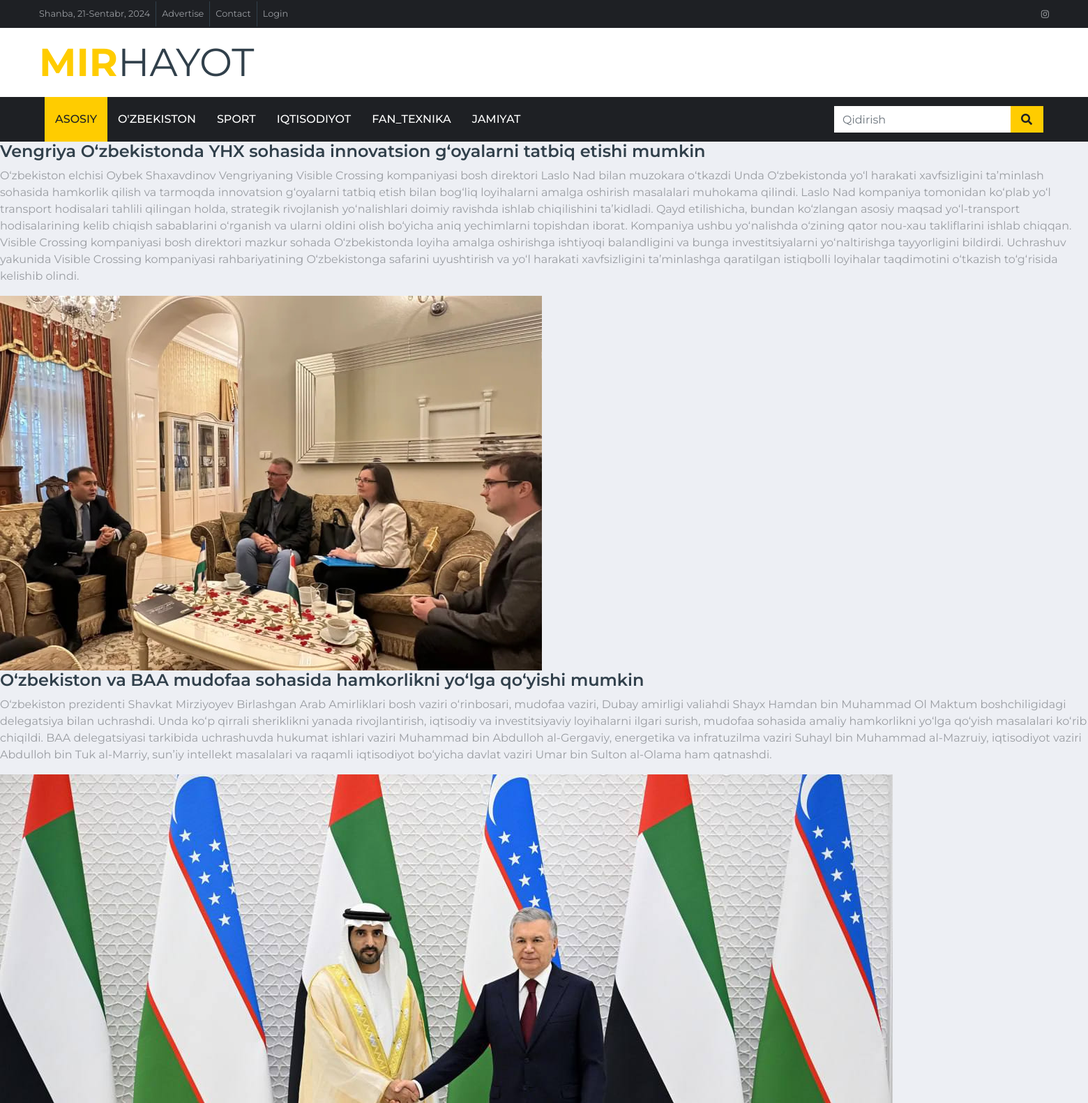
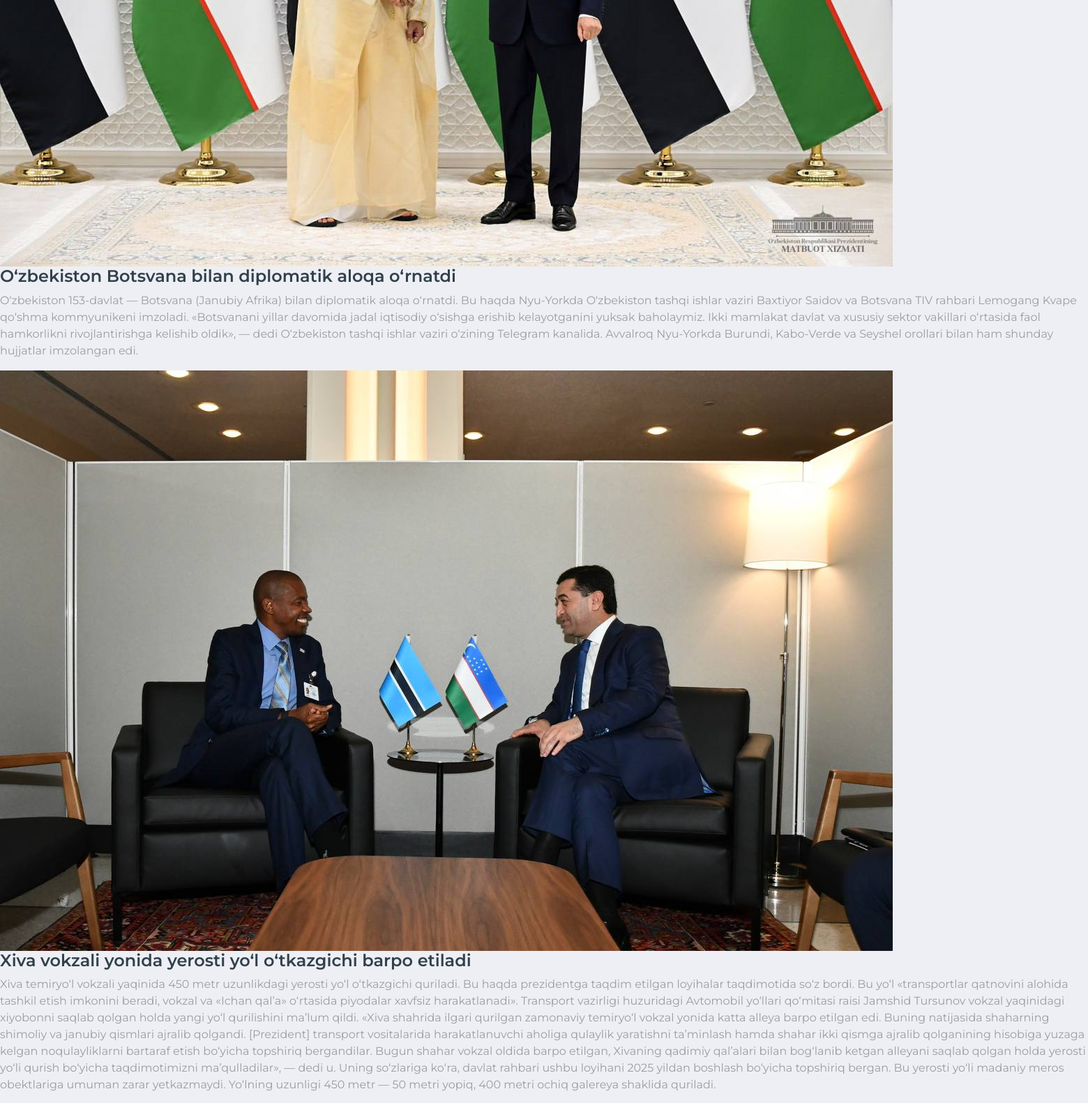
Page /news/ (upper part) on the committed database (2 pictures, top to bottom).
### news_app/models.py (models this page shows, shortened)
class News(models.Model):
    class Status(models.TextChoices):
        DRAFT = 'DF', 'Draft'
        Published = 'PB', 'Published'
    title = models.CharField(max_length=300)
    slug = models.SlugField(max_length=300)
    body = models.TextField()
    image = models.ImageField(upload_to='news/images')
    category = models.ForeignKey(Category, on_delete=models.CASCADE)
    publish_time = models.DateTimeField(default=timezone.now())
    created_time = models.DateTimeField(auto_now_add=True)
    updated_time = models.DateTimeField(auto_now=True)
    status = models.CharField(max_length=2,
                              choices=Status.choices,
                              default=Status.DRAFT)
    objects = models.Manager()
    published = PublishedManager()
    class Meta:
        ordering = ["-publish_time"]

### news_app/views.py (the view)
# urls.py: path("news/", news_list, name='news_all'),
def news_list(request):
    news_list = News.objects.filter(status=News.Status.Published)
    context = {'news_list': news_list}
    return render(request, "news/news_list.html", context=context)

### templates/news/news_list.html
{% extends 'news/base.html' %}
{% load static %}
{% block content%}
    {% for news in news_list %}
    <h4>{{  news.title }}</h4>
    <p>{{ news.body }}</p>
    <img src="{{ news.image.url}}">
    {% endfor %}
{% endblock content %}

### templates/news/base.html (shortened to what this page needs)
{% load static %}
<!DOCTYPE html>
<html lang="en">
<head>
    <link href="https://cdnjs.cloudflare.com/ajax/libs/font-awesome/5.15.0/css/all.min.css" rel="stylesheet">
    <link href="{% static 'lib/owlcarousel/assets/owl.carousel.min.css' %}" rel="stylesheet">
    <link href="{%static 'css/style.css' %}" rel="stylesheet">
</head>
<body>
    <div class="container-fluid d-none d-lg-block">
        <div class="row align-items-center bg-dark px-lg-5">
            <div class="col-lg-9">
                <nav class="navbar navbar-expand-sm bg-dark p-0">
                    <ul class="navbar-nav ml-n2">
                        <li class="nav-item border-right border-secondary">
                            <a class="nav-link text-body small" href="#">Shanba, 21-Sentabr, 2024</a>
                        </li>
                        <li class="nav-item border-right border-secondary">
                            <a class="nav-link text-body small" href="#">Advertise</a>
                        </li>
                        <li class="nav-item border-right border-secondary">
                            <a class="nav-link text-body small" href="#">Contact</a>
                        </li>
                        <li class="nav-item">
                            <a class="nav-link text-body small" href="#">Login</a>
                        </li>
                    </ul>
                </nav>
            </div>
            <div class="col-lg-3 text-right d-none d-md-block">
                <nav class="navbar navbar-expand-sm bg-dark p-0">
                    <ul class="navbar-nav ml-auto mr-n2">
                        <li class="nav-item">
                            <a class="nav-link text-body" href="htttps://www.instagram.com/_mirhayot_" target="_blank"><small class="fab fa-instagram"></small></a>
                        </li>
                    </ul>
                </nav>
            </div>
        </div>
        <div class="row align-items-center bg-white py-3 px-lg-5">
            <div class="col-lg-4">
                <a href="index.html" class="navbar-brand p-0 d-none d-lg-block">
                    <h1 class="m-0 display-4 text-uppercase text-primary">Mir<span class="text-secondary font-weight-normal">hayot</span></h1>
                </a>
            </div>
        </div>
    </div>
    <div class="container-fluid p-0">
        <nav class="navbar navbar-expand-lg bg-dark navbar-dark py-2 py-lg-0 px-lg-5">
            <div class="collapse navbar-collapse justify-content-between px-0 px-lg-3" id="navbarCollapse">
                <div class="navbar-nav mr-auto py-0">
                    <a href="{% url 'homepage' %}" class="nav-item nav-link active">Asosiy</a>
                    <a href="{% url 'uzbekistan' %}" class="nav-item nav-link ">O'zbekiston</a>
                    <a href="{% url 'sport' %}" class="nav-item nav-link">Sport</a>
                    <a href="{% url 'iqtisodiyot' %}" class="nav-item nav-link">Iqtisodiyot</a>
                    <a href="{% url 'fan_texnika' %}" class="nav-item nav-link">Fan_texnika</a>
                    <a href="{% url 'jamiyat' %}" class="nav-item nav-link">Jamiyat</a>
                </div>
                <div class="input-group ml-auto d-none d-lg-flex" style="width: 100%; max-width: 300px;">
                    <input type="text" class="form-control border-0" placeholder="Qidirish">
                    <div class="input-group-append">
                        <button class="input-group-text bg-primary text-dark border-0 px-3"><i
                                class="fa fa-search"></i></button>
                    </div>
                </div>
            </div>
        </nav>
    </div>
{% block content %}
{% endblock content %}
</body>
</html>

### rows in the picture
News: title "Vengriya O‘zbekistonda YHX sohasida innovatsion g‘oyalarni tatbiq etishi mumkin", body "O‘zbekiston elchisi Oybek Shaxavdinov Vengriyaning Visible Crossing kompaniyasi bosh direktori Laslo Nad bilan muzokara o‘tkazdi Unda O‘zbekistonda yo‘l harakati xavfsizligini ta’minlash sohasida hamkorlik qilish va tarmoqda innovatsion g‘oyalarni tatbiq etish bilan bog‘liq loyihalarni amalga oshirish masalalari muhokama qilindi. Laslo Nad kompaniya tomonidan ko‘plab yo‘l transport hodisalari tahlili qilingan holda, strategik rivojlanish yo‘nalishlari doimiy ravishda ishlab chiqilishini ta’kidladi. Qayd etilishicha, bundan ko‘zlangan asosiy maqsad yo‘l-transport hodisalarining kelib chiqish sabablarini o‘rganish va ularni oldini olish bo‘yicha aniq yechimlarni topishdan iborat. Kompaniya…", image (picture)
News: title "O‘zbekiston va BAA mudofaa sohasida hamkorlikni yo‘lga qo‘yishi mumkin", body "O‘zbekiston prezidenti Shavkat Mirziyoyev Birlashgan Arab Amirliklari bosh vaziri o‘rinbosari, mudofaa vaziri, Dubay amirligi valiahdi Shayx Hamdan bin Muhammad Ol Maktum boshchiligidagi delegatsiya bilan uchrashdi. Unda ko‘p qirrali sheriklikni yanada rivojlantirish, iqtisodiy va investitsiyaviy loyihalarni ilgari surish, mudofaa sohasida amaliy hamkorlikni yo‘lga qo‘yish masalalari ko‘rib chiqildi. BAA delegatsiyasi tarkibida uchrashuvda hukumat ishlari vaziri Muhammad bin Abdulloh al-Gergaviy, energetika va infratuzilma vaziri Suhayl bin Muhammad al-Mazruiy, iqtisodiyot vaziri Abdulloh bin Tuk al-Marriy, sun’iy intellekt masalalari va raqamli iqtisodiyot bo‘yicha davlat vaziri Umar bin…", image (picture)
News: title "O‘zbekiston Botsvana bilan diplomatik aloqa o‘rnatdi", body "O‘zbekiston 153-davlat — Botsvana (Janubiy Afrika) bilan diplomatik aloqa o‘rnatdi. Bu haqda Nyu-Yorkda O‘zbekiston tashqi ishlar vaziri Baxtiyor Saidov va Botsvana TIV rahbari Lemogang Kvape qo‘shma kommyunikeni imzoladi. «Botsvanani yillar davomida jadal iqtisodiy o‘sishga erishib kelayotganini yuksak baholaymiz. Ikki mamlakat davlat va xususiy sektor vakillari o‘rtasida faol hamkorlikni rivojlantirishga kelishib oldik», — dedi O‘zbekiston tashqi ishlar vaziri o‘zining Telegram kanalida. Avvalroq Nyu-Yorkda Burundi, Kabo-Verde va Seyshel orollari bilan ham shunday hujjatlar imzolangan edi.", image (picture)
News: title "Xiva vokzali yonida yerosti yo‘l o‘tkazgichi barpo etiladi", body "Xiva temiryo‘l vokzali yaqinida 450 metr uzunlikdagi yerosti yo‘l o‘tkazgichi quriladi. Bu haqda prezidentga taqdim etilgan loyihalar taqdimotida so‘z bordi. Bu yo‘l «transportlar qatnovini alohida tashkil etish imkonini beradi, vokzal va «Ichan qal’a» o‘rtasida piyodalar xavfsiz harakatlanadi». Transport vazirligi huzuridagi Avtomobil yo‘llari qo‘mitasi raisi Jamshid Tursunov vokzal yaqinidagi xiyobonni saqlab qolgan holda yangi yo‘l qurilishini ma’lum qildi. «Xiva shahrida ilgari qurilgan zamonaviy temiryo‘l vokzal yonida katta alleya barpo etilgan edi. Buning natijasida shaharning shimoliy va janubiy qismlari ajralib qolgandi. [Prezident] transport vositalarida harakatlanuvchi aholiga…"
